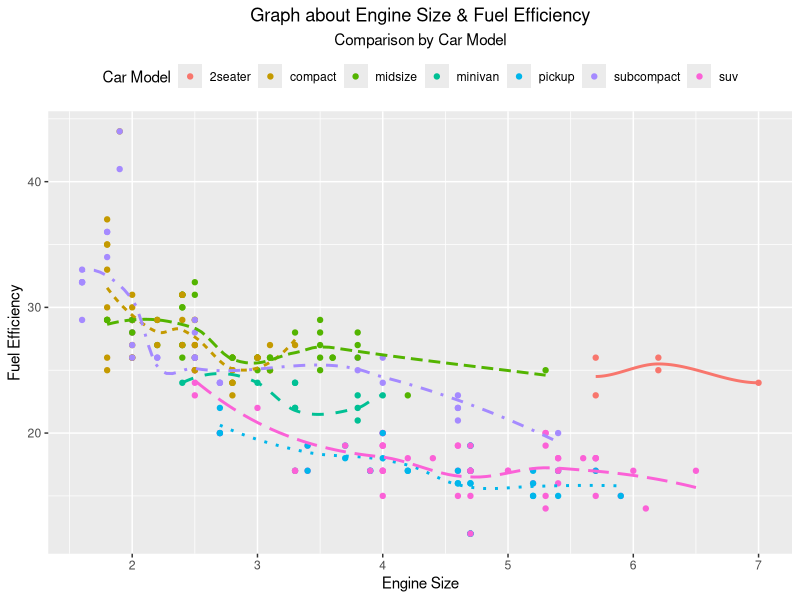

This figure's R source: (Note: this script raises an error after producing the figure.)
## ---- chunk 1
knitr::opts_chunk$set(echo = FALSE)
knitr::opts_chunk$set(message = FALSE)
knitr::opts_chunk$set(warning = FALSE)
## ---- chunk 2
library(ggplot2)
## ---- chunk 3
hw05_plot <- 
  ggplot(data = mpg, mapping = aes(x = displ, y = hwy, color=class)) + 
  geom_point() + 
  geom_smooth(aes(linetype = class), se = FALSE, show.legend = FALSE) +
  labs(title = "Graph about Engine Size & Fuel Efficiency", # title
       subtitle = "Comparison by Car Model",         # subtitle
       x = "Engine Size",                            # x-axis label
       y = "Fuel Efficiency",                        # y-axis label
       color = "Car Model") +                        # legend title
  theme(legend.position = "top") +                   # legend position
  theme(plot.title = element_text(hjust = 0.5),      # title position
        plot.subtitle = element_text(hjust = 0.5))+  # subtitle position
  guides(color = guide_legend(nrow = 1))             # legend in one row
## ---- chunk 4
ggsave("hw05_plot.png")
## ---- chunk 5
knitr::include_graphics("hw05_plot.png")
## ---- chunk 6
"Written by Park, Ji-hyun"
